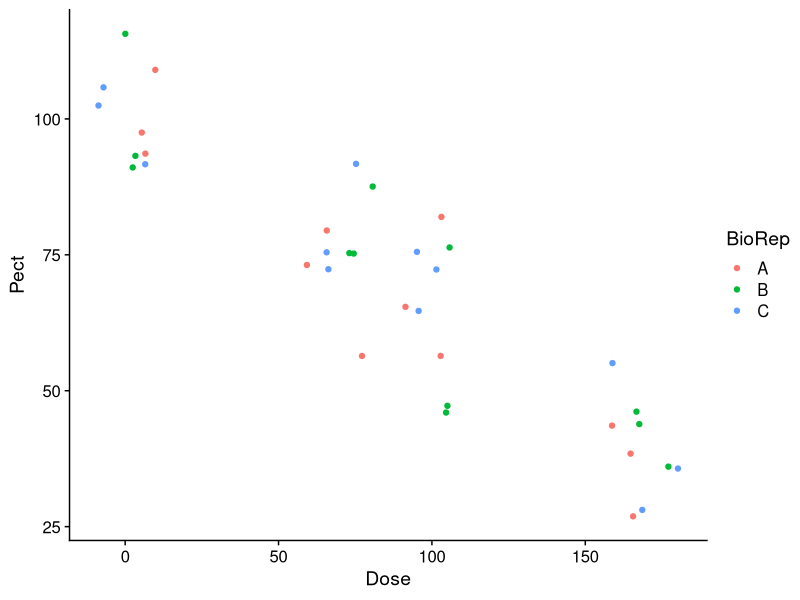
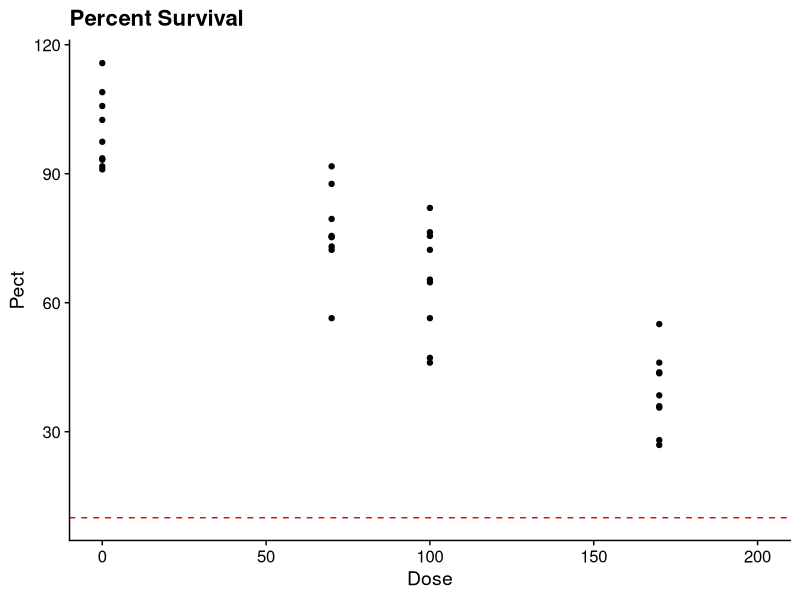
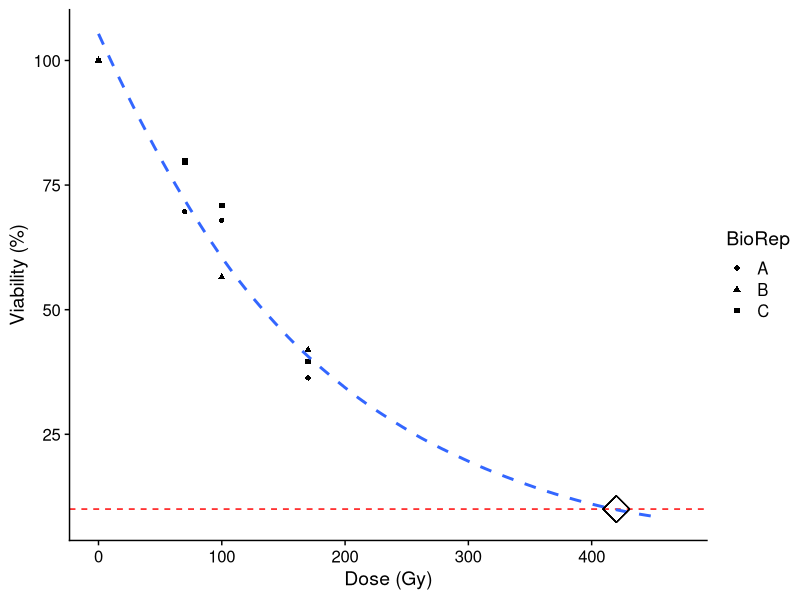

Write R code to recreate these figures, in order.
## ---- chunk 1

## load packages

library(tidyverse)
library(purrr)
library(cowplot)

## read in data

read.csv("CFU_data.csv") -> cfu


## ---- chunk 2

## Find percent survival by Dose and BioRep
cfu %>%
  group_by(BioRep,Dose)%>%
  mutate(CFU_mean = mean(CFU)) %>% ## Calculate BioRep mean counts
  ungroup()%>%
  group_by(BioRep) %>% 
  mutate(Pect = (CFU)/(CFU_mean[Dose == 0])*100) -> data ## Calculate survival against BioRep sham mean  


## Summarize survival
data %>%
  group_by(BioRep,Dose) %>%
  summarize(mean_surv = mean(Pect)) -> data_s

data_s
## ---- chunk 3
data %>%
  ggplot(aes(x = Dose, y = Pect, color = BioRep)) +
  geom_jitter() +
  theme_cowplot()

  
lm(log(data$Pect)~data$Dose) -> ab_model  

 summary(ab_model)

## ---- chunk 4

ab_int = exp(as.numeric(ab_model$coefficients[1]))

ab_slope = exp(as.numeric(ab_model$coefficients[2]))

## Percent Survival at 200Gy 
two_hund = ab_int * ab_slope^200

two_hund

ab_int * ab_slope^420 ## UPDATE TO SOLVE For D10

d10_found <- 420
## ---- chunk 5

ggplot(data, aes(x = Dose, y = Pect)) +
  geom_point() +
  geom_hline(yintercept = 10, linetype ="dashed", color = "red") +
  xlim(0,200) +
  theme_cowplot() +
  ggtitle("Percent Survival")

## ---- chunk 6

max_point = d10_found + 50 ## largest value on graph

## predict points for line defined by the model

graph_ab <- data.frame(Dose = c(pretty(1:max_point, n=10))) 
graph_ab %>%
  mutate(perct = ab_int * ab_slope^Dose) -> graph_ab

## use the BioRep mea survivals found above for the points and the line defined by the equation for the dashed line
ggplot(data_s, aes(x = Dose, y = mean_surv)) +
  geom_point(aes(shape = BioRep)) +
  geom_hline(yintercept = 10, linetype ="dashed", color = "red") +
  xlim(0,max_point) + 
  theme_cowplot() +
  geom_smooth(data = graph_ab, aes(x = Dose, y = perct), se = FALSE, linetype = "dashed") +
  geom_point(aes(x=(d10_found),y=10),colour="black", size = 6, shape = 5) +
  ylab("Viability (%)") +
  xlab("Dose (Gy)") -> d10_plot

d10_plot

#ggsave("d10_plot.png", d10_plot, height = 5, width = 3)


